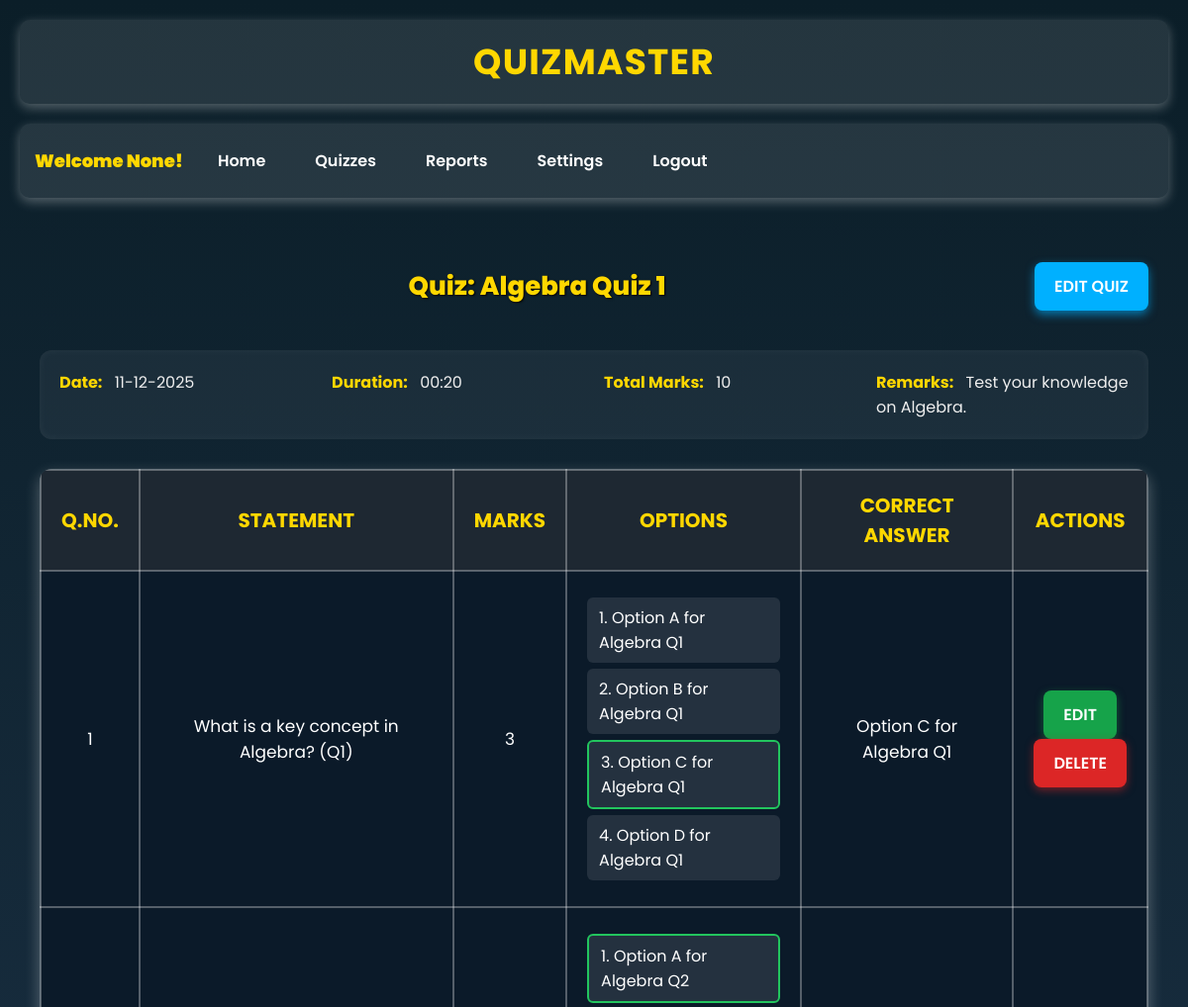
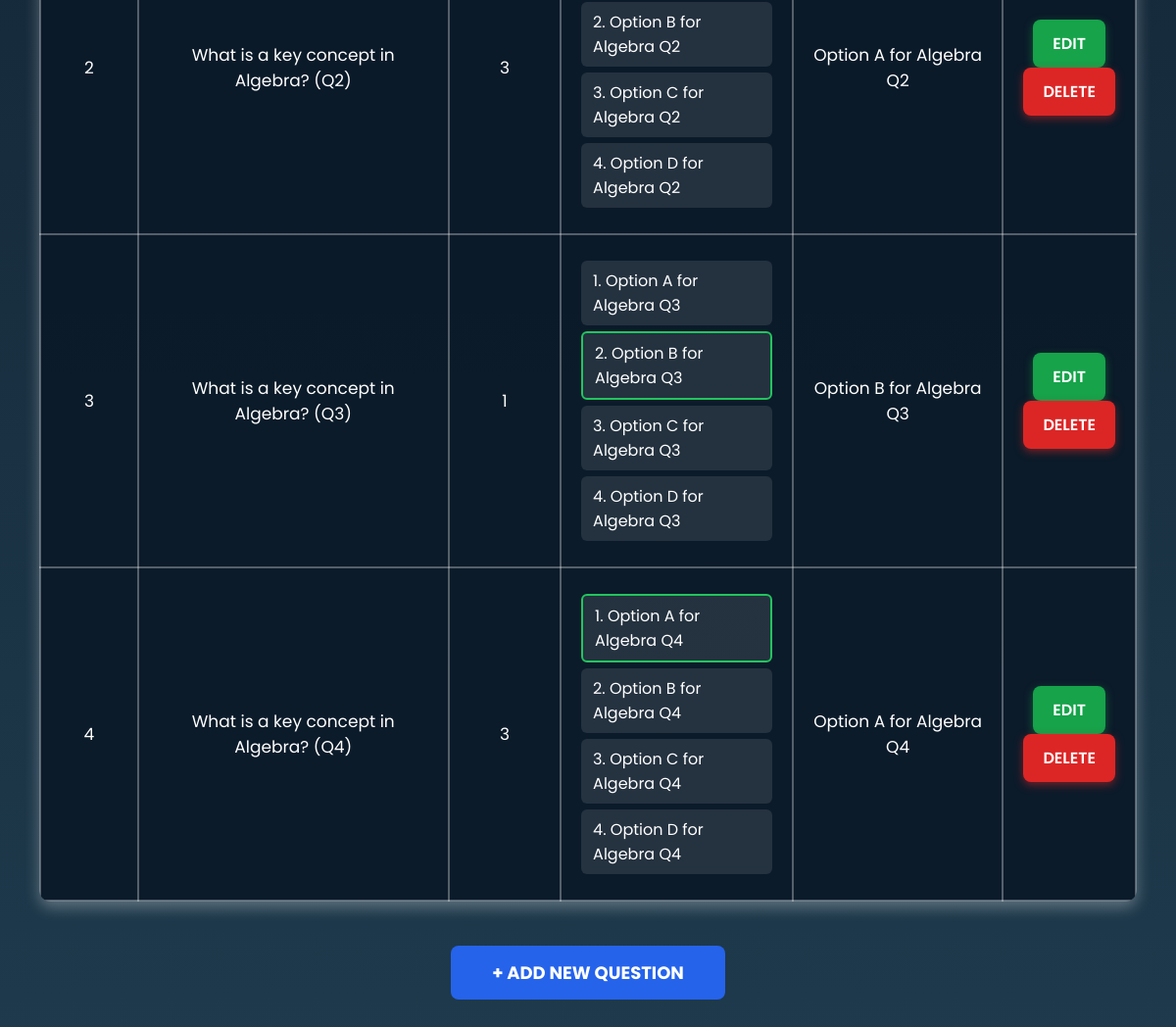
The page /quiz-details/1 on the database its author committed (2 pictures, top to bottom).
### models/database.py (models this page shows)
class Quiz(db.Model):
    __tablename__ = 'quiz'
    quiz_id = db.Column(db.Integer, primary_key=True, autoincrement=True)
    chap_id = db.Column(db.Integer, db.ForeignKey('chapter.chap_id', ondelete="CASCADE"), index=True, nullable=False)
    quiz_name = db.Column(db.String(255), nullable=False, default="Untitled Quiz")  # ✅ Added field
    date_of_quiz = db.Column(db.Date, nullable=True)
    duration = db.Column(db.Time, nullable=False)
    remarks = db.Column(db.Text, nullable=True)
    total_marks = db.Column(db.Integer, nullable=True)
    questions = db.relationship('Question', backref='quiz', cascade="all, delete", lazy=True)
    scores = db.relationship('Scores', backref='quiz', cascade="all, delete", lazy=True)

class Question(db.Model):
    __tablename__ = 'question'
    qn_id = db.Column(db.Integer, primary_key=True, autoincrement=True)
    quiz_id = db.Column(db.Integer, db.ForeignKey('quiz.quiz_id', ondelete="CASCADE"), index=True, nullable=False)
    qn_stmt = db.Column(db.Text, nullable=False)
    marks = db.Column(db.Integer, nullable=False)
    options = db.relationship('Options', backref='question', cascade="all, delete", lazy=True)

class Options(db.Model):
    __tablename__ = 'options'
    option_id = db.Column(db.Integer, primary_key=True, autoincrement=True)
    qn_id = db.Column(db.Integer, db.ForeignKey('question.qn_id', ondelete="CASCADE"), index=True, nullable=False)
    option_stmt = db.Column(db.String(255), nullable=False)
    is_crct = db.Column(db.Integer, nullable=False)

### controllers/controller.py (the view)
@app.route("/quiz-details/<int:quiz_id>")
def quiz_details(quiz_id):
    quiz = Quiz.query.get_or_404(quiz_id)
    questions = Question.query.filter_by(quiz_id=quiz_id).all()
    for question in questions:
        question.options = Options.query.filter_by(qn_id=question.qn_id).all()
    return render_template("quizdetails.html", quiz=quiz, questions=questions, username=session.get("username"))

### templates/quizdetails.html (shortened to what this page needs)
<!DOCTYPE html>
<html lang="en">
<head>
    <link rel="stylesheet" href="/static/quizdetails.css">
</head>
<body>
    <div class="header-container">
        <h1 class="quizmaster-title">QuizMaster</h1>
    </div>
    <nav class="navbar">
        <div class="nav-links">
            <p class="ad">Welcome {{ username }}!</p>
            <a href="/admindashboard">Home</a>
            <a href="/quizzes">Quizzes</a>
            <a href="/reports">Reports</a>
            <a href="/settings">Settings</a>
            <a href="/">Logout</a>
        </div>
    </nav>
    <section class="quiz-container">
        <div class="quiz-header">
            <h2 class="quiz-title">
                 Quiz: {{ quiz.quiz_name }}
            </h2>
            <button class="btn edit-quiz-btn" onclick="location.href='{{ url_for('edit_quiz', quiz_id=quiz.quiz_id) }}'">
                Edit Quiz
            </button>
        </div>
        <div class="quiz-meta-card">
            <div class="meta-item">
                <span class="label">Date:</span>
                <span>{{ quiz.date_of_quiz.strftime('%d-%m-%Y') if quiz.date_of_quiz else 'N/A' }}</span>
            </div>
            <div class="meta-item">
                <span class="label">Duration:</span>
                <span>{{ quiz.duration.strftime('%H:%M') }}</span>
            </div>
            <div class="meta-item">
                <span class="label">Total Marks:</span>
                <span>{{ quiz.total_marks }}</span>
            </div>
            <div class="meta-item">
                <span class="label">Remarks:</span>
                <span>{{ quiz.remarks or 'N/A' }}</span>
            </div>
        </div>
        <table class="quiz-table">
            <thead>
                <tr>
                    <th>Q.No.</th>
                    <th>Statement</th>
                    <th>Marks</th>
                    <th>Options</th>
                    <th>Correct Answer</th>
                    <th>Actions</th>
                </tr>
            </thead>
            <tbody>
                {% for question in questions %}
                <tr>
                    <td>{{ loop.index }}</td>
                    <td>{{ question.qn_stmt }}</td>
                    <td>{{ question.marks }}</td>
                    <td>
                        <ul class="option-list">
                            {% for option in question.options %}
                            <li {% if option.is_crct %} class="correct-option" {% endif %}>
                                {{ loop.index }}. {{ option.option_stmt }}
                            </li>
                            {% endfor %}
                        </ul>
                    </td>
                    <td>
                        {% for option in question.options %}
                            {% if option.is_crct %}
                                {{ option.option_stmt }}
                            {% endif %}
                        {% endfor %}
                    </td>
                    <td>
                        <form action="{{ url_for('edit_question', qn_id=question.qn_id) }}" method="get">
                            <button class="btn edit" type="submit">Edit</button>
                        </form>
                        <form action="{{ url_for('delete_question', qn_id=question.qn_id) }}" method="post" style="display:inline;">
                            <button type="submit" class="btn delete" onclick="return confirm('Are you sure you want to delete this question?')">Delete</button>
                        </form>
                    </td>
                </tr>
                {% endfor %}
            </tbody>
        </table>
        <form action="{{ url_for('add_question', quiz_id=quiz.quiz_id) }}" method="get">
            <button class="btn add-question" type="submit">+ Add New Question</button>
        </form>
    </section>
</body>
</html>

### static/quizdetails.css (style rules this page uses)
* { margin: 0; padding: 0; box-sizing: border-box; font-family: 'Poppins', sans-serif; }
body { background: linear-gradient(to bottom, #0b1e28, #162b3c, #1e3a4c); min-height: 100vh; display: flex; flex-direction: column; align-items: center; color: white; padding: 20px; }
.header-container { width: 100%; text-align: center; padding: 15px; background: rgba(255, 255, 255, 0.1); box-shadow: 0px 4px 12px rgba(255, 255, 255, 0.3); margin-bottom: 20px; border-radius: 10px; }
.quizmaster-title { font-size: 36px; font-weight: 700; color: #FFD700; letter-spacing: 1.2px; text-transform: uppercase; }
.navbar { width: 100%; display: flex; justify-content: space-between; align-items: center; padding: 15px; background: rgba(255, 255, 255, 0.1); box-shadow: 0px 4px 12px rgba(255, 255, 255, 0.3); margin-bottom: 30px; border-radius: 10px; }
.nav-links { display: flex; gap: 20px; }
.nav-links a { color: white; text-decoration: none; font-weight: 600; padding: 10px 15px; transition: 0.3s; display: flex; justify-content: space-around; align-items: center; }
.ad { align-self: center; font-weight: 1000; font-size: 18px; color: #FFD700; }
.quiz-container { width: 100%; max-width: 100%; display: flex; flex-direction: column; justify-content: center; padding: 20px; }
.quiz-title { font-size: 32px; font-weight: 800; color: #FFD700; text-align: center; margin: 20px auto; display: block; width: 100%; }
.quiz-table { width: 100%; max-width: 100%; border-collapse: collapse; background: rgba(255, 255, 255, 0.1); border-radius: 12px; overflow: hidden; box-shadow: 0px 6px 15px rgba(255, 255, 255, 0.3); margin-bottom: 20px; }
.quiz-table th, .quiz-table td { border: 2px solid rgba(255, 255, 255, 0.3); padding: 20px; text-align: center; font-size: 18px; color: #FFF; word-wrap: break-word; }
.quiz-table th { background: rgba(30, 40, 50, 1); color: #FFD700; font-weight: 700; font-size: 20px; text-transform: uppercase; }
.quiz-table td { background: rgba(10, 25, 40, 0.95); font-size: 17px; }
.quiz-header { display: flex; justify-content: space-between; align-items: center; margin-bottom: 25px; }
.quiz-title { font-size: 26px; font-weight: 800; color: #FFD700; text-shadow: 1px 1px 2px #000; }
.edit-quiz-btn { background-color: #00b0ff; color: white; border: none; padding: 10px 18px; font-weight: bold; font-size: 14px; border-radius: 8px; box-shadow: 0 4px 10px rgba(0, 176, 255, 0.6); transition: background-color 0.3s ease; }
.quiz-meta-card { display: grid; grid-template-columns: repeat(auto-fit, minmax(220px, 1fr)); gap: 20px; background: rgba(255, 255, 255, 0.05); padding: 20px; border-radius: 12px; margin-bottom: 30px; box-shadow: inset 0 0 10px rgba(255, 255, 255, 0.05); }
.meta-item { font-size: 16px; color: #eee; }
.meta-item .label { font-weight: 700; color: #FFD700; margin-right: 8px; }
.edit-quiz-btn { background-color: #00b0ff; color: white; border: none; padding: 8px 16px; font-weight: 600; border-radius: 8px; cursor: pointer; box-shadow: 0 4px 10px rgba(0, 176, 255, 0.6); transition: background-color 0.3s ease, transform 0.2s ease; white-space: nowrap; }
.option-list { list-style-type: none; padding: 0; margin: 0; text-align: left; }
.option-list li { padding: 8px 12px; border-radius: 6px; margin: 6px 0; background: rgba(255, 255, 255, 0.1); display: block; width: 100%; font-size: 16px; }
.correct-option { background: rgba(34, 197, 94, 0.3); border: 2px solid #22c55e; }
.btn { padding: 12px 20px; border-radius: 8px; font-size: 16px; font-weight: 600; cursor: pointer; border: none; transition: all 0.3s ease-in-out; text-transform: uppercase; }
.btn.edit { background-color: #16a34a; color: white; box-shadow: 0px 3px 8px rgba(22, 163, 74, 0.5); }
.btn.delete { background-color: #dc2626; color: white; box-shadow: 0px 3px 8px rgba(220, 38, 38, 0.5); }
.btn.add-question { display: block; width: 280px; margin: 25px auto; padding: 14px; font-size: 18px; background-color: #2563eb; color: white; text-align: center; border-radius: 8px; font-weight: 700; transition: 0.3s; }

### rows shown on the page
Quiz: quiz_name "Algebra Quiz 1", date_of_quiz "11-12-2025", duration "00:20", total_marks "10", remarks "Test your knowledge on Algebra."
Question: qn_stmt "What is a key concept in Algebra? (Q1)", marks "3"
Options: option_stmt "Option A for Algebra Q1"
Options: option_stmt "Option B for Algebra Q1"
Options: option_stmt "Option C for Algebra Q1"
Options: option_stmt "Option D for Algebra Q1"
Question: qn_stmt "What is a key concept in Algebra? (Q2)", marks "3"
Options: option_stmt "Option A for Algebra Q2"
Options: option_stmt "Option B for Algebra Q2"
Options: option_stmt "Option C for Algebra Q2"
Options: option_stmt "Option D for Algebra Q2"
Question: qn_stmt "What is a key concept in Algebra? (Q3)", marks "1"
Options: option_stmt "Option A for Algebra Q3"
Options: option_stmt "Option B for Algebra Q3"
Options: option_stmt "Option C for Algebra Q3"
Options: option_stmt "Option D for Algebra Q3"
Question: qn_stmt "What is a key concept in Algebra? (Q4)", marks "3"
Options: option_stmt "Option A for Algebra Q4"
Options: option_stmt "Option B for Algebra Q4"
Options: option_stmt "Option C for Algebra Q4"
Options: option_stmt "Option D for Algebra Q4"

### other values the page prints
{{ username }} "None"
